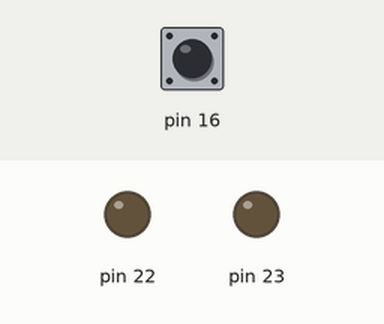
This sketch was run on a simulated Arduino Mega 2560, built with avr-gcc and run on an emulated ATmega2560. Shown: output pins drawn as LEDs (lit = HIGH). The test bench sets the inputs (shaded band); at power-on: pin 16 LOW. Random numbers use the default seed unless the sketch sets one; pins used as bus, display or sensor lines are not drawn.

Above: at 2.8 s.
2.9 s: pin 16 pulsed HIGH 5 times (0.12 s each, 0.3 s apart)
At 5.9 s:
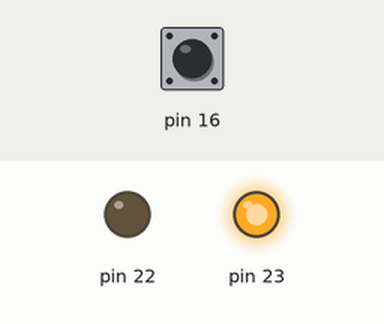
Timing chart, 0 to 7.4 s (numbered marks = the images above; inputs shaded):
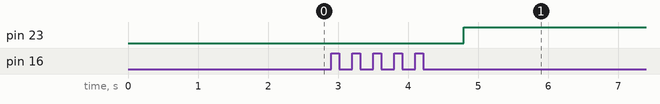

The sketch:

flappy_bird.ino
```cpp
#define SDA 2
#define SCL 3

void i2cStart() {
  //generates a high to low SDA transition during SCL high as a start condition
  pinMode(SDA, OUTPUT);
  pinMode(SCL, OUTPUT);
  digitalWrite(SCL, LOW);
  digitalWrite(SDA, HIGH);

  digitalWrite(SCL, HIGH);
  digitalWrite(SDA, LOW);

  digitalWrite(SCL,LOW);
}

void i2cStop() {
  //generates a low to high SDA transition during SCL high as a start condition
  pinMode(SDA, OUTPUT);
  pinMode(SCL, OUTPUT);
  digitalWrite(SCL, LOW);
  digitalWrite(SDA, LOW);

  digitalWrite(SCL, HIGH);
  digitalWrite(SDA, HIGH);

  digitalWrite(SCL,LOW);
}

byte i2cSend(byte data) {
  //sends data to device and checks for ack
  byte ack = 2;
  pinMode(SDA, OUTPUT);
  pinMode(SCL, OUTPUT);

  digitalWrite(SCL, LOW);
  //send out data
  shiftOut(SDA,SCL,LSBFIRST,data);

  //the GN1640/TN1640 doesn't need an ack

  /*//check for ack
  pinMode(SDA, INPUT);

  digitalWrite(SCL,HIGH);

  ack = digitalRead(SDA);

  digitalWrite(SCL, LOW);
  pinMode(SDA, OUTPUT);*/

  return ack;
}

void red(){
  //function to create the red game over screen
  i2cStart();
  i2cSend(B11000000); //Address 0
  i2cSend(B11111111);
  i2cSend(B00000000);
  i2cSend(B00000000);
  i2cSend(B11111111);
  i2cSend(B00000000);
  i2cSend(B00000000);
  i2cSend(B11111111);
  i2cSend(B00000000);
  i2cSend(B00000000);
  i2cSend(B11111111);
  i2cSend(B00000000);
  i2cSend(B00000000);
  i2cSend(B11111111);
  i2cSend(B00000000);
  i2cSend(B00000000);
  i2cSend(B01010101);
  i2cStop();
}

byte framebuffer [5][3]; //This array contains the image data, with the first index being the row number, and the second color
byte flappy_height; //Row number of flappy, same as the frame row number
byte pipecounter, pipelocation; //counter for the generation of pipes and the row number of the opening
unsigned int difficulty; //This stores the delay between frames and determines the difficulty

void setup() {

  //filling the initial screen into the framebuffer

  framebuffer[0][0] = B00000001; //Red
  framebuffer[0][1] = B11111111; //Green
  framebuffer[0][2] = B10111110; //Blue

  framebuffer[1][0] = B00000000; //Red
  framebuffer[1][1] = B11111111; //Green
  framebuffer[1][2] = B11111111; //Blue

  framebuffer[2][0] = B00000000; //Red
  framebuffer[2][1] = B11111111; //Green
  framebuffer[2][2] = B11111111; //Blue

  framebuffer[3][0] = B00000000; //Red
  framebuffer[3][1] = B11111111; //Green
  framebuffer[3][2] = B10111111; //Blue

  framebuffer[4][0] = B00000000; //Red
  framebuffer[4][1] = B11111111; //Green
  framebuffer[4][2] = B10111111; //Blue


  i2cStop();

  i2cStart();
  i2cSend(B10001001); //Torning the screen on and using the last 3 bits setting the brightness
  i2cStop();

  //setting the defaults for the variables

  flappy_height = 0;
  pipecounter = 2;
  pipelocation = 1;
  difficulty = 800;

  //Pin 16 is the button on the microcontroller board, 22 and 23 the LEDs
  pinMode(16,INPUT);
  pinMode(22,OUTPUT);
  pinMode(23,OUTPUT);

  digitalWrite(22,LOW);
  digitalWrite(23,LOW);
}

void loop() {
  //Sending the frame to the screen.
  i2cStart();
  i2cSend(B11000000); //Address 0
  i2cSend(framebuffer[0][0]);
  i2cSend(framebuffer[0][1]);
  i2cSend(framebuffer[0][2]);
  i2cSend(framebuffer[1][0]);
  i2cSend(framebuffer[1][1]);
  i2cSend(framebuffer[1][2]);
  i2cSend(framebuffer[2][0]);
  i2cSend(framebuffer[2][1]);
  i2cSend(framebuffer[2][2]);
  i2cSend(framebuffer[3][0]);
  i2cSend(framebuffer[3][1]);
  i2cSend(framebuffer[3][2]);
  i2cSend(framebuffer[4][0]);
  i2cSend(framebuffer[4][1]);
  i2cSend(framebuffer[4][2]);

  i2cSend(B11111111); //This row is not connected on the screen
  i2cStop();

  delay(difficulty/2); //Waiting for half the difficulty, to give some time to release the button after the frame change

  flappy_height = flappy_height + 1; //by default flappy drops by one row each frame
  if(digitalRead(16) == true) {
    //if the button is pressed, flappy moves up;
    flappy_height = flappy_height - 2;
  }
  if(flappy_height == 5) {
    //if the bottom is reached, flappy chrashes and game over.
    while(1){
      red();
      digitalWrite(22,HIGH); //the reason why the game is over is shown here
      delay(1000);
    }
  }
  if(flappy_height == 255) {
    //flappy can't exit the screen
    flappy_height = 0;
  }

  delay(difficulty/2); //the other half of the delay is used here

  if(bitRead(framebuffer[flappy_height][2],1) == 0){
    //this part checks for a colision between a tube and flappy, by checking if the pixel ahead contains blue. No air = chrash
    while(1){
      red();
      digitalWrite(23,HIGH);
      delay(1000);
    }
  }

  pipecounter = pipecounter + 1;
  if(pipecounter == 6) {
    //generate a pipe every 5 frames, with a random height;
    pipecounter = 0;
    pipelocation = random(0,4);
    //the delay is decreased every pipe with 10ms
    difficulty = difficulty - 10;
  }

  //the entire frame is shifted by one column
  for(byte y=0;y<5;y++) {
    for(byte c=0;c<3;c++){
      //shift entire field
      framebuffer[y][c] = framebuffer[y][c] >> 1;
      if(c==1 || c==2) {
        //Create sky
        framebuffer[y][c] = framebuffer[y][c] | B10000000;
      }

      //regenerate flappy, by adding red and removing blue
      if(y == flappy_height) {
        if(c==0) {
          framebuffer[y][c] = framebuffer[y][c] | B00000001;
        }
        if(c==2) {
          framebuffer[y][c] = framebuffer[y][c] & B11111110;
        }
      }

      //place pipes, by removing blue
      if(pipecounter == 0) {
        if(pipelocation != y && pipelocation+1 != y && c == 2) {
           framebuffer[y][c] = framebuffer[y][c] & B01111111;
        }
      }
    }
  }


}
```

Measured:
- after the input at 2.9 s, pin 23: LOW → HIGH after 1.9 s
